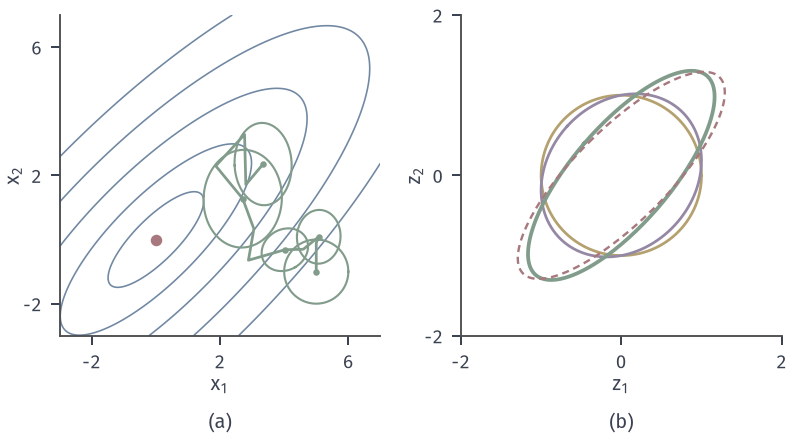

The Python source for this figure:
from pathlib import Path
import sys
ROOT = next(p for p in Path(__file__).resolve().parents if (p/'build.sh').is_file() and (p/'tex/book.tex').is_file())
sys.path.insert(0, str(ROOT/'figures/00-shared/mathematical-preliminaries-upper/00-shared/comprehension-figures'))
from support import figure, save, BLUE, GREEN, YELLOW, RED, PURPLE, INK, MUTED, GRID, BLUE_FILL, GREEN_FILL, YELLOW_FILL, RED_FILL, PURPLE_FILL
import numpy as np
HERE = Path(__file__).resolve().parent
STROKE = '#4C4D4F'
def panel(fig, left, right, top, bottom, wspace=.25):
    fig.set_layout_engine(None)
    fig.subplots_adjust(left=left, right=right, top=top, bottom=bottom, wspace=wspace)
def tags(fig, axes):
    for ax, s in zip(axes, ('(a)', '(b)', '(c)', '(d)')):
        p = ax.get_position(); fig.text((p.x0+p.x1)/2, .015, s, ha='center', va='bottom')
def rastrigin(X, Y): return 20+X**2+Y**2-10*np.cos(2*np.pi*X)-10*np.cos(2*np.pi*Y)
# CMA-ES（标准默认参数，n=2，lambda=6）在 f=x^T A x/2，A=[[5,-4],[-4,5]] 上的协方差适应，种子固定
A=np.array([[5,-4],[-4,5.]]); F=lambda x:.5*np.einsum('...i,ij,...j',x,A,x)
def cma(m,s,lam,G,seed):
    rng=np.random.default_rng(seed); n=len(m); mu=lam//2; w=np.log(mu+.5)-np.log(np.arange(1,mu+1)); w/=w.sum(); me=1/(w**2).sum()
    cs=(me+2)/(n+me+5); ds=1+2*max(0,np.sqrt((me-1)/(n+1))-1)+cs; cc=(4+me/n)/(n+4+2*me/n); c1=2/((n+1.3)**2+me); cm=min(1-c1,2*(me-2+1/me)/((n+2)**2+me)); chi=np.sqrt(n)*(1-1/(4*n)+1/(21*n*n))
    C=np.eye(n); ps=np.zeros(n); pc=np.zeros(n); H=[(m.copy(),s,C.copy())]
    for g in range(G):
        d,B=np.linalg.eigh(C); d=np.sqrt(d); z=rng.standard_normal((lam,n)); y=(B*d)@z.T; y=y.T; x=m+s*y; o=np.argsort(F(x))[:mu]; yw=w@y[o]
        m=m+s*yw; ps=(1-cs)*ps+np.sqrt(cs*(2-cs)*me)*(B@((B.T@yw)/d)); hs=np.linalg.norm(ps)/np.sqrt(1-(1-cs)**(2*(g+1)))/chi<1.4+2/(n+1)
        pc=(1-cc)*pc+hs*np.sqrt(cc*(2-cc)*me)*yw; C=(1-c1-cm+c1*(1-hs)*cc*(2-cc))*C+c1*np.outer(pc,pc)+cm*(y[o].T*w)@y[o]; s=s*np.exp(cs/ds*(np.linalg.norm(ps)/chi-1)); H.append((m.copy(),s,C.copy()))
    return H
H=cma(np.array([5.,-1.]),1.,6,60,7)
th=np.linspace(0,2*np.pi,240); circ=np.c_[np.cos(th),np.sin(th)]
fig,axes=figure(width_mm=112,height_mm=62,ncols=2); panel(fig,.075,.985,.965,.235,.25)
a=axes[0]; g=np.linspace(-3,7,500); X,Y=np.meshgrid(g,g); a.contour(X,Y,.5*(5*X**2-8*X*Y+5*Y**2),levels=[2,8,20,40,70],colors=[BLUE],linewidths=.65)
gens=[0,2,4,7,11]; mp=np.array([h[0] for h in H[:12]]); a.plot(mp[:,0],mp[:,1],color=GREEN,lw=1.1)
for k in gens:
    m,s,C=H[k]; d,B=np.linalg.eigh(C); e=m+s*(B@(np.sqrt(d)*circ).T).T; a.plot(e[:,0],e[:,1],color=GREEN,lw=.85); a.plot([m[0]],[m[1]],'o',ms=2.6,color=GREEN,mew=0,zorder=5)
a.plot([0],[0],'o',ms=4.6,color=RED,mew=0,zorder=6); a.set_aspect('equal'); a.set_xlim(-3,7); a.set_ylim(-3,7); a.set_xticks([-2,2,6]); a.set_yticks([-2,2,6]); a.set_xlabel('$x_1$',labelpad=1); a.set_ylabel('$x_2$',labelpad=0)
b=axes[1]; R=[]
Ai=np.linalg.inv(A); Ai=Ai/np.sqrt(np.linalg.det(Ai))
for k,c,lw in ((0,YELLOW,1.1),(6,PURPLE,1.1),(40,GREEN,1.5)):
    C=H[k][2]; C=C/np.sqrt(np.linalg.det(C)); d,B=np.linalg.eigh(C); e=(B@(np.sqrt(d)*circ).T).T; b.plot(e[:,0],e[:,1],color=c,lw=lw); R.append((k,float(d[1]/d[0])))
d,B=np.linalg.eigh(Ai); e=(B@(np.sqrt(d)*circ).T).T; b.plot(e[:,0],e[:,1],color=RED,lw=.95,ls=(0,(3,2)))
b.set_aspect('equal'); b.set_xlim(-2,2); b.set_ylim(-2,2); b.set_xticks([-2,0,2]); b.set_yticks([-2,0,2]); b.set_xlabel('$z_1$',labelpad=1); b.set_ylabel('$z_2$',labelpad=0)
print(R,[float(F(h[0])) for h in H[::10]],H[40][2]/np.sqrt(np.linalg.det(H[40][2])),Ai)
tags(fig,axes); save(fig,HERE,'figure',{'A':A.tolist(),'seed':7,'lambda':6,'cond_C':R})
